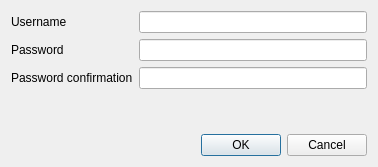
<?xml version="1.0" encoding="UTF-8"?>
<ui version="4.0">
 <class>CreateUserDialogDialog</class>
 <widget class="QDialog" name="CreateUserDialogDialog">
  <property name="windowModality">
   <enum>Qt::ApplicationModal</enum>
  </property>
  <property name="geometry">
   <rect>
    <x>0</x>
    <y>0</y>
    <width>378</width>
    <height>167</height>
   </rect>
  </property>
  <property name="windowTitle">
   <string>New User</string>
  </property>
  <property name="modal">
   <bool>true</bool>
  </property>
  <layout class="QVBoxLayout" name="verticalLayout">
   <item>
    <layout class="QGridLayout" name="gridLayout">
     <item row="2" column="1">
      <widget class="QLineEdit" name="passwordConfirmatioEdit">
       <property name="echoMode">
        <enum>QLineEdit::Password</enum>
       </property>
      </widget>
     </item>
     <item row="2" column="0">
      <widget class="QLabel" name="passwordConfirmationLabel">
       <property name="text">
        <string>Password confirmation</string>
       </property>
      </widget>
     </item>
     <item row="0" column="0">
      <widget class="QLabel" name="usernameLabel">
       <property name="text">
        <string>Username</string>
       </property>
      </widget>
     </item>
     <item row="1" column="0">
      <widget class="QLabel" name="passwordLabel">
       <property name="text">
        <string>Password</string>
       </property>
      </widget>
     </item>
     <item row="1" column="1">
      <widget class="QLineEdit" name="passwordEdit">
       <property name="echoMode">
        <enum>QLineEdit::Password</enum>
       </property>
      </widget>
     </item>
     <item row="0" column="1">
      <widget class="QLineEdit" name="usernameEdit"/>
     </item>
     <item row="3" column="0">
      <spacer name="verticalSpacer">
       <property name="orientation">
        <enum>Qt::Vertical</enum>
       </property>
       <property name="sizeHint" stdset="0">
        <size>
         <width>20</width>
         <height>40</height>
        </size>
       </property>
      </spacer>
     </item>
    </layout>
   </item>
   <item>
    <widget class="QDialogButtonBox" name="buttonBox">
     <property name="orientation">
      <enum>Qt::Horizontal</enum>
     </property>
     <property name="standardButtons">
      <set>QDialogButtonBox::Cancel|QDialogButtonBox::Ok</set>
     </property>
    </widget>
   </item>
  </layout>
 </widget>
 <tabstops>
  <tabstop>usernameEdit</tabstop>
  <tabstop>passwordEdit</tabstop>
  <tabstop>passwordConfirmatioEdit</tabstop>
  <tabstop>buttonBox</tabstop>
 </tabstops>
 <resources/>
 <connections>
  <connection>
   <sender>buttonBox</sender>
   <signal>accepted()</signal>
   <receiver>CreateUserDialogDialog</receiver>
   <slot>accept()</slot>
   <hints>
    <hint type="sourcelabel">
     <x>248</x>
     <y>254</y>
    </hint>
    <hint type="destinationlabel">
     <x>157</x>
     <y>274</y>
    </hint>
   </hints>
  </connection>
  <connection>
   <sender>buttonBox</sender>
   <signal>rejected()</signal>
   <receiver>CreateUserDialogDialog</receiver>
   <slot>reject()</slot>
   <hints>
    <hint type="sourcelabel">
     <x>316</x>
     <y>260</y>
    </hint>
    <hint type="destinationlabel">
     <x>286</x>
     <y>274</y>
    </hint>
   </hints>
  </connection>
 </connections>
</ui>
